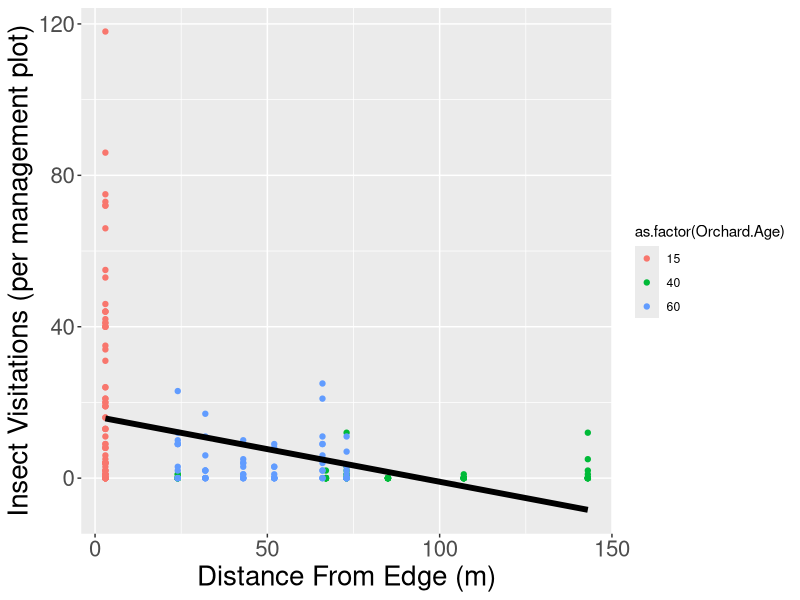

This figure's R source:
## POLLINATOR THESIS PROJECT FIGURES
## Edge distance vs. pollinator visitations


## Libraries needed
library(tidyverse)
library(ggplot2)
library(dplyr)
library(nlme)
library(multcomp)

#############################
#############################
## Import data
## Clean up column names and columns

#add in a full plot list to account for zeroes
plots <- read.csv("canopy_cover.csv")%>%
  filter(year==2021)%>% #have to do this here
  mutate(seedmix=ifelse(seedmix=="annuals", "annual", ifelse(seedmix=="perennials", "perennial", seedmix)))%>%
  dplyr::select(1:4)
names(plots) <- c("Orchard.Age", "Block", "Management", "Seed.Mix")

observedpollinators <- read.csv("observedpollinators_2021.csv")%>%
  mutate(Management=ifelse(Management=="flailscrape", "scraped", ifelse(Management=="flail", "flailed", Management)))
names(observedpollinators) <- c ("Month", "Orchard.Age", "Block", "Management", "Seed.Mix", "Host.Plant", "Morphospecies", "Number", "Notes")
observedpollinators<-full_join(plots, observedpollinators)%>% #need to get zeroes
  mutate(Number=ifelse(is.na(Number), 0, Number))


edgedistances <- read.csv("block_edge_distances.csv")
names(edgedistances) <- c("Orchard.Age", "Block", "Distance")


#############################

#############################
#############################
##Comparing block distance from orchard edge and pollinator visitations

## Merging the datasets and counting up observed pollinator visits by sub-plot/seed mix
blockdensity <- merge(x=observedpollinators, y=edgedistances,by=c("Orchard.Age","Block"),all=TRUE) %>%
  group_by(Orchard.Age, Block, Management, Seed.Mix, Distance) %>% #added back Management, you dont need to analyze it but they are separate plots (replication)
  summarise(Number = sum(Number))

cleanblockdensity <- as.data.frame(blockdensity)%>%
  ungroup()

ggplot(cleanblockdensity, aes(x=Distance, y=Number)) +
  geom_point(aes(colour=as.factor(Orchard.Age))) +
  labs(x="Distance From Edge (m)", y = "Insect Visitations (per management plot)") +
  stat_smooth(method="lm", size=2, color="black", se=F) +
  theme(axis.text=element_text(size=16),
      axis.title=element_text(size=20))


#############################
#############################
## Statistics
## I'm using a mixed model. 'lme' uses t-tests and f-tests to find the significance between
## edge distance and insect visits. Edge distance (block placement) is a random effect.

mmedgedistance<-lme(Number~Distance, random =  ~1|Management, data=cleanblockdensity) 
summary(mmedgedistance)
anova(mmedgedistance)#significant when you ignore orchard age


mmedgedistance<-lme(Number~Distance, random = list( ~1|Management, ~1|Orchard.Age), data = cleanblockdensity, na.action=na.omit)
summary(mmedgedistance)
anova(mmedgedistance) #not when you include it


mmedgedistance<-lme(Number~Distance*Orchard.Age, random = list( ~1|Management), data = cleanblockdensity, na.action=na.omit)
summary(mmedgedistance)
anova(mmedgedistance) #yes within

#40
mmedgedistance<-lme(Number~Distance, random = list( ~1|Management), data = subset(cleanblockdensity, Orchard.Age==40), na.action=na.omit)
summary(mmedgedistance)
anova(mmedgedistance) #NOT 40

#60
mmedgedistance<-lme(Number~Distance, random = list( ~1|Management), data = subset(cleanblockdensity, Orchard.Age==60), na.action=na.omit)
summary(mmedgedistance)
anova(mmedgedistance) #NOT 60
